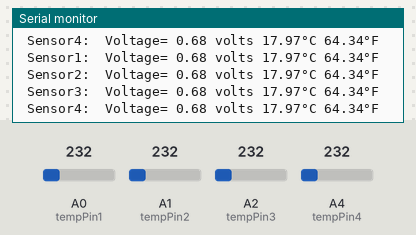
A program run on a simulated nRF52 board. Parts: the last lines printed to the serial monitor. Inputs (shaded band) come from the test bench; at power-on: A0 (tempPin1) = 232, A1 (tempPin2) = 232, A2 (tempPin3) = 232, A4 (tempPin4) = 232 (analog values on the 0–1023 scale).

Above: at 3.8 s.
3.9 s: A0 (tempPin1) set to 250
7.8 s: A1 (tempPin2) set to 250
At 10.1 s:
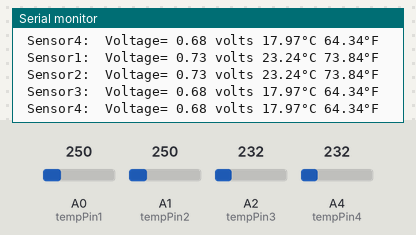
11.7 s: A2 (tempPin3) set to 250
At 12.4 s:
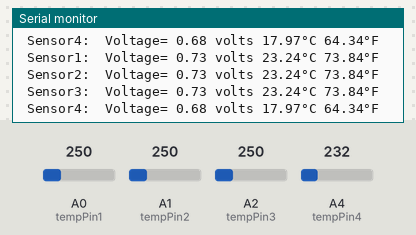
15.6 s: A4 (tempPin4) set to 250
At 19.2 s:
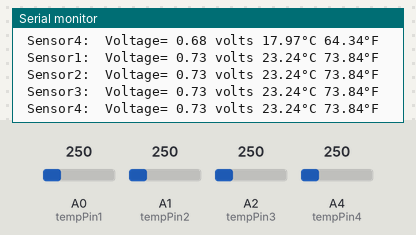
19.5 s: A0 (tempPin1) set to 266
23.4 s: A1 (tempPin2) set to 266
At 25.4 s:
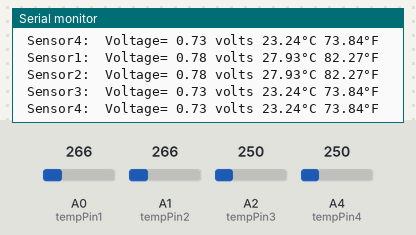
Timing chart, 0 to 26.9 s (numbered marks = the images above; inputs shaded):
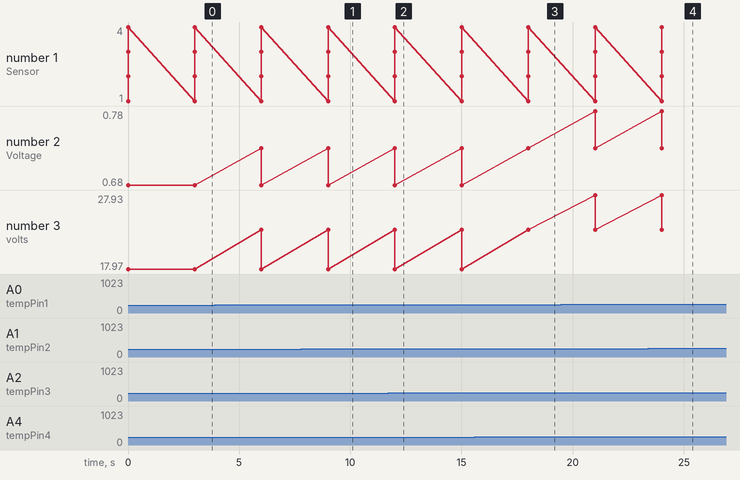

The program:

main.cpp
```cpp
#include <Arduino.h>
#include <SPI.h>
#define onboard 13
int tempPin1 = A0;
int tempPin2 = A1;
int tempPin3 = A2;
int tempPin4 = A4;
void setup()
{
analogReadResolution(12);
Serial.begin(115200);

}
void loop()
{
float tempReading1 = analogRead(tempPin1);
float tempReading2 = analogRead(tempPin2);
float tempReading3 = analogRead(tempPin3);
float tempReading4 = analogRead(tempPin4);


  // converting that reading to voltage, which is based off the reference voltage
  float voltage1 = tempReading1 * 3.0;
  voltage1 /= 4096.0;

  //  temperature
  float temperatureC1 = (voltage1 - 0.5) * 100 ;  //converting from 10 mv per degree wit 500 mV offset
   //to degrees ((volatge - 500mV) times 100)

  // Fahrenheight
  float temperatureF1 = (temperatureC1 * 9.0 / 5.0) + 32.0;

  float voltage2= tempReading2 * 3.0 ;
  voltage2 /= 4096.0;


  //  temperature
  float temperatureC2 = (voltage2 - 0.5) * 100 ;

  // Fahrenheight

float temperatureF2 = (temperatureC2 * 9.0 / 5.0) + 32.0;

  float voltage3 = tempReading3 * 3.0;
  voltage3 /= 4096.0;

  // temperature
  float temperatureC3 = (voltage3 - 0.5) * 100 ;
  // Fahrenheight
  float temperatureF3 = (temperatureC3 * 9.0 / 5.0) + 32.0;

  float voltage4 = tempReading4 * 3.0;
  voltage4 /= 4096.0;
  //  temperature
  float temperatureC4 = (voltage4 - 0.5) * 100 ;

  //  Fahrenheight
  float temperatureF4 = (temperatureC4 * 9.0 / 5.0) + 32.0;


  Serial.print(" Sensor1: ");
  Serial.print(" Voltage= ");
  Serial.print(voltage1); Serial.print(" volts ");
  Serial.print(temperatureC1); Serial.print("°C ");
  Serial.print(temperatureF1); Serial.println("°F ");
   Serial.print(" Sensor2: ");
   Serial.print(" Voltage= ");
  Serial.print(voltage2); Serial.print(" volts ");
  Serial.print(temperatureC2); Serial.print("°C ");
  Serial.print(temperatureF2); Serial.println("°F ");
   Serial.print(" Sensor3: ");
   Serial.print(" Voltage= ");
  Serial.print(voltage3); Serial.print(" volts ");
  Serial.print(temperatureC3); Serial.print("°C ");
  Serial.print(temperatureF3); Serial.println("°F ");
   Serial.print(" Sensor4: ");
   Serial.print(" Voltage= ");
  Serial.print(voltage4); Serial.print(" volts ");
  Serial.print(temperatureC4); Serial.print("°C ");
  Serial.print(temperatureF4); Serial.println("°F ");

  delay(3000);


}
```

Measured:
- after the input at 7.8 s, the serial monitor: prints a new line after 1.2 s (image 1)
- after the input at 11.7 s, the serial monitor: prints a new line after 0.31 s (image 2)
- after the input at 15.6 s, the serial monitor: prints a new line after 2.4 s (image 3)
- after the input at 23.4 s, the serial monitor: prints a new line after 0.61 s (image 4)
